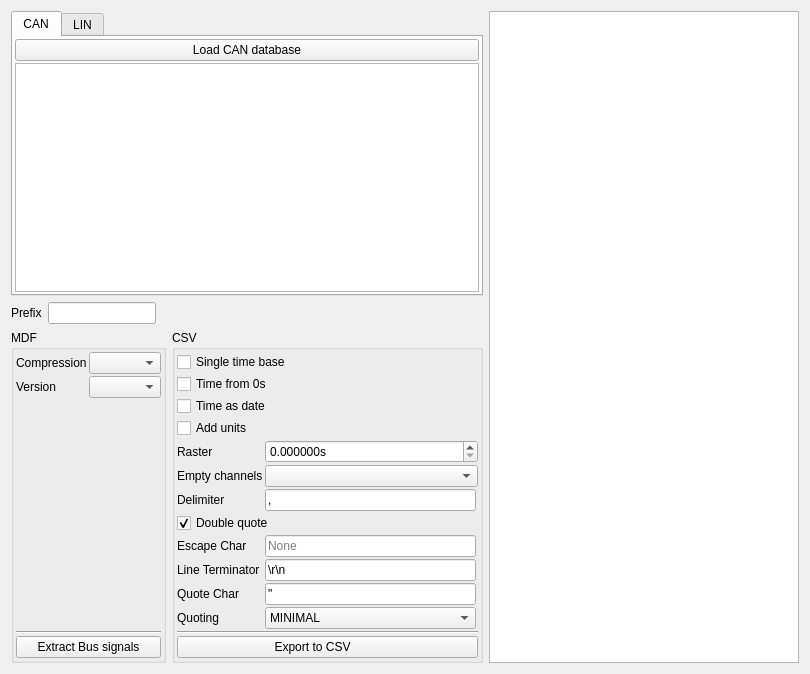
          <widget class="QWidget" name="scrollAreaWidgetContents">
           <property name="geometry">
            <rect>
             <x>0</x>
             <y>0</y>
             <width>810</width>
             <height>674</height>
            </rect>
           </property>
           <layout class="QGridLayout" name="gridLayout_3" columnstretch="0,0,0">
            <item row="2" column="1">
             <widget class="QGroupBox" name="groupBox_3">
              <property name="title">
               <string>CSV</string>
              </property>
              <layout class="QGridLayout" name="gridLayout_10">
               <property name="leftMargin">
                <number>2</number>
               </property>
               <property name="topMargin">
                <number>2</number>
               </property>
               <property name="rightMargin">
                <number>2</number>
               </property>
               <property name="bottomMargin">
                <number>2</number>
               </property>
               <property name="spacing">
                <number>2</number>
               </property>
               <item row="9" column="2">
                <widget class="QLineEdit" name="lineterminator_bus">
                 <property name="text">
                  <string>\r\n</string>
                 </property>
                </widget>
               </item>
               <item row="12" column="1" colspan="3">
                <widget class="Line" name="line_13">
                 <property name="orientation">
                  <enum>Qt::Horizontal</enum>
                 </property>
                </widget>
               </item>
               <item row="5" column="2" colspan="2">
                <widget class="QComboBox" name="empty_channels_bus"/>
               </item>
               <item row="6" column="2">
                <widget class="QLineEdit" name="delimiter_bus">
                 <property name="text">
                  <string>,</string>
                 </property>
                 <property name="maxLength">
                  <number>1</number>
                 </property>
                 <property name="clearButtonEnabled">
                  <bool>false</bool>
                 </property>
                </widget>
               </item>
               <item row="1" column="1" colspan="2">
                <widget class="QCheckBox" name="time_from_zero_bus">
                 <property name="text">
                  <string>Time from 0s</string>
                 </property>
                </widget>
               </item>
               <item row="8" column="2">
                <widget class="QLineEdit" name="escapechar_bus">
                 <property name="inputMask">
                  <string/>
                 </property>
                 <property name="maxLength">
                  <number>1</number>
                 </property>
                 <property name="placeholderText">
                  <string>None</string>
                 </property>
                </widget>
               </item>
               <item row="11" column="1">
                <widget class="QLabel" name="label_7">
                 <property name="text">
                  <string>Quoting</string>
                 </property>
                </widget>
               </item>
               <item row="2" column="1" colspan="2">
                <widget class="QCheckBox" name="bus_time_as_date">
                 <property name="text">
                  <string>Time as date</string>
                 </property>
                </widget>
               </item>
               <item row="8" column="1">
                <widget class="QLabel" name="label_9">
                 <property name="text">
                  <string>Escape Char</string>
                 </property>
                </widget>
               </item>
               <item row="5" column="1">
                <widget class="QLabel" name="label_29">
                 <property name="text">
                  <string>Empty channels</string>
                 </property>
                </widget>
               </item>
               <item row="11" column="2">
                <widget class="QComboBox" name="quoting_bus">
                 <property name="currentIndex">
                  <number>1</number>
                 </property>
                 <item>
                  <property name="text">
                   <string>ALL</string>
                  </property>
                 </item>
                 <item>
                  <property name="text">
                   <string>MINIMAL</string>
                  </property>
                 </item>
                 <item>
                  <property name="text">
                   <string>NONNUMERIC</string>
                  </property>
                 </item>
                 <item>
                  <property name="text">
                   <string>NONE</string>
                  </property>
                 </item>
                </widget>
               </item>
               <item row="10" column="1">
                <widget class="QLabel" name="label_14">
                 <property name="text">
                  <string>Quote Char</string>
                 </property>
                </widget>
               </item>
               <item row="4" column="2" colspan="2">
                <widget class="QDoubleSpinBox" name="export_raster_bus">
                 <property name="suffix">
                  <string>s</string>
                 </property>
                 <property name="decimals">
                  <number>6</number>
                 </property>
                </widget>
               </item>
               <item row="3" column="1" colspan="2">
                <widget class="QCheckBox" name="add_units_bus">
                 <property name="text">
                  <string>Add units</string>
                 </property>
                </widget>
               </item>
               <item row="4" column="1">
                <widget class="QLabel" name="label_28">
                 <property name="text">
                  <string>Raster</string>
                 </property>
                </widget>
               </item>
               <item row="13" column="1" colspan="3">
                <widget class="QPushButton" name="extract_bus_csv_btn">
                 <property name="text">
                  <string>Export to CSV         </string>
                 </property>
                 <property name="icon">
                  <iconset resource="resource.qrc">
                   <normaloff>:/csv.png</normaloff>:/csv.png</iconset>
                 </property>
                </widget>
               </item>
               <item row="0" column="1" colspan="2">
                <widget class="QCheckBox" name="single_time_base_bus">
                 <property name="text">
                  <string>Single time base</string>
                 </property>
                </widget>
               </item>
               <item row="10" column="2">
                <widget class="QLineEdit" name="quotechar_bus">
                 <property name="text">
                  <string>&quot;</string>
                 </property>
                 <property name="maxLength">
                  <number>1</number>
                 </property>
                </widget>
               </item>
               <item row="9" column="1">
                <widget class="QLabel" name="label_13">
                 <property name="text">
                  <string>Line Terminator</string>
                 </property>
                </widget>
               </item>
               <item row="7" column="1" colspan="2">
                <widget class="QCheckBox" name="doublequote_bus">
                 <property name="text">
                  <string>Double quote</string>
                 </property>
                 <property name="checked">
                  <bool>true</bool>
                 </property>
                </widget>
               </item>
               <item row="6" column="1">
                <widget class="QLabel" name="label_8">
                 <property name="text">
                  <string>Delimiter</string>
                 </property>
                </widget>
               </item>
              </layout>
             </widget>
            </item>
            <item row="0" column="2" rowspan="3">
             <widget class="QTextEdit" name="output_info_bus">
              <property name="readOnly">
               <bool>true</bool>
              </property>
             </widget>
            </item>
            <item row="0" column="0" colspan="2">
             <widget class="QTabWidget" name="tabWidget">
              <property name="currentIndex">
               <number>0</number>
              </property>
              <widget class="QWidget" name="tab">
               <attribute name="title">
                <string>CAN</string>
               </attribute>
               <layout class="QVBoxLayout" name="verticalLayout">
                <property name="spacing">
                 <number>2</number>
                </property>
                <property name="leftMargin">
                 <number>2</number>
                </property>
                <property name="topMargin">
                 <number>2</number>
                </property>
                <property name="rightMargin">
                 <number>2</number>
                </property>
                <property name="bottomMargin">
                 <number>2</number>
                </property>
                <item>
                 <widget class="QPushButton" name="load_can_database_btn">
                  <property name="text">
                   <string>Load CAN database</string>
                  </property>
                  <property name="icon">
                   <iconset resource="resource.qrc">
                    <normaloff>:/open.png</normaloff>:/open.png</iconset>
                  </property>
                 </widget>
                </item>
                <item>
                 <widget class="MinimalListWidget" name="can_database_list"/>
                </item>
               </layout>
              </widget>
              <widget class="QWidget" name="tab_2">
               <attribute name="title">
                <string>LIN</string>
               </attribute>
               <layout class="QVBoxLayout" name="verticalLayout_2">
                <property name="spacing">
                 <number>2</number>
                </property>
                <property name="leftMargin">
                 <number>2</number>
                </property>
                <property name="topMargin">
                 <number>2</number>
                </property>
                <property name="rightMargin">
                 <number>2</number>
                </property>
                <property name="bottomMargin">
                 <number>2</number>
                </property>
                <item>
                 <widget class="QPushButton" name="load_lin_database_btn">
                  <property name="text">
                   <string>Load LIN database</string>
                  </property>
                  <property name="icon">
                   <iconset resource="resource.qrc">
                    <normaloff>:/open.png</normaloff>:/open.png</iconset>
                  </property>
                 </widget>
                </item>
                <item>
                 <widget class="MinimalListWidget" name="lin_database_list"/>
                </item>
               </layout>
              </widget>
             </widget>
            </item>
            <item row="1" column="0" colspan="2">
             <layout class="QHBoxLayout" name="horizontalLayout" stretch="0,0,1">
              <item>
               <widget class="QLabel" name="label">
                <property name="text">
                 <string>Prefix</string>
                </property>
               </widget>
              </item>
              <item>
               <widget class="QLineEdit" name="prefix">
                <property name="minimumSize">
                 <size>
                  <width>0</width>
                  <height>0</height>
                 </size>
                </property>
               </widget>
              </item>
              <item>
               <spacer name="horizontalSpacer">
                <property name="orientation">
                 <enum>Qt::Horizontal</enum>
                </property>
                <property name="sizeHint" stdset="0">
                 <size>
                  <width>40</width>
                  <height>20</height>
                 </size>
                </property>
               </spacer>
              </item>
             </layout>
            </item>
            <item row="2" column="0">
             <widget class="QGroupBox" name="groupBox_2">
              <property name="title">
               <string>MDF</string>
              </property>
              <layout class="QGridLayout" name="gridLayout_5">
               <property name="leftMargin">
                <number>2</number>
               </property>
               <property name="topMargin">
                <number>2</number>
               </property>
               <property name="rightMargin">
                <number>2</number>
               </property>
               <property name="bottomMargin">
                <number>2</number>
               </property>
               <property name="spacing">
                <number>2</number>
               </property>
               <item row="0" column="1">
                <widget class="QComboBox" name="extract_bus_compression">
                 <property name="sizeAdjustPolicy">
                  <enum>QComboBox::AdjustToContents</enum>
                 </property>
                </widget>
               </item>
               <item row="1" column="0">
                <widget class="QLabel" name="label_24">
                 <property name="text">
                  <string>Version</string>
                 </property>
                </widget>
               </item>
               <item row="0" column="0">
                <widget class="QLabel" name="label__1">
                 <property name="text">
                  <string>Compression</string>
                 </property>
                </widget>
               </item>
               <item row="3" column="0" colspan="2">
                <widget class="Line" name="line_12">
                 <property name="orientation">
                  <enum>Qt::Horizontal</enum>
                 </property>
                </widget>
               </item>
               <item row="4" column="0" colspan="2">
                <widget class="QPushButton" name="extract_bus_btn">
                 <property name="text">
                  <string>Extract Bus signals</string>
                 </property>
                 <property name="icon">
                  <iconset resource="resource.qrc">
                   <normaloff>:/down.png</normaloff>:/down.png</iconset>
                 </property>
                </widget>
               </item>
               <item row="1" column="1">
                <widget class="QComboBox" name="extract_bus_format">
                 <property name="sizeAdjustPolicy">
                  <enum>QComboBox::AdjustToContents</enum>
                 </property>
                </widget>
               </item>
               <item row="2" column="0">
                <widget class="QLabel" name="label_27">
                 <property name="text">
                  <string/>
                 </property>
                </widget>
               </item>
              </layout>
             </widget>
            </item>
           </layout>
          </widget>
